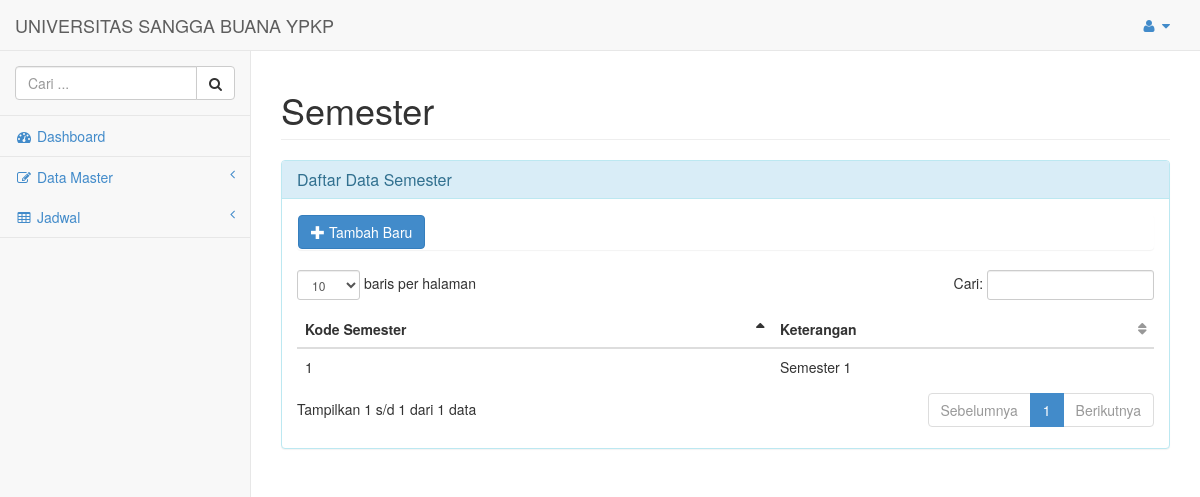
The page /pengaturan/semester on the database as committed earlier.
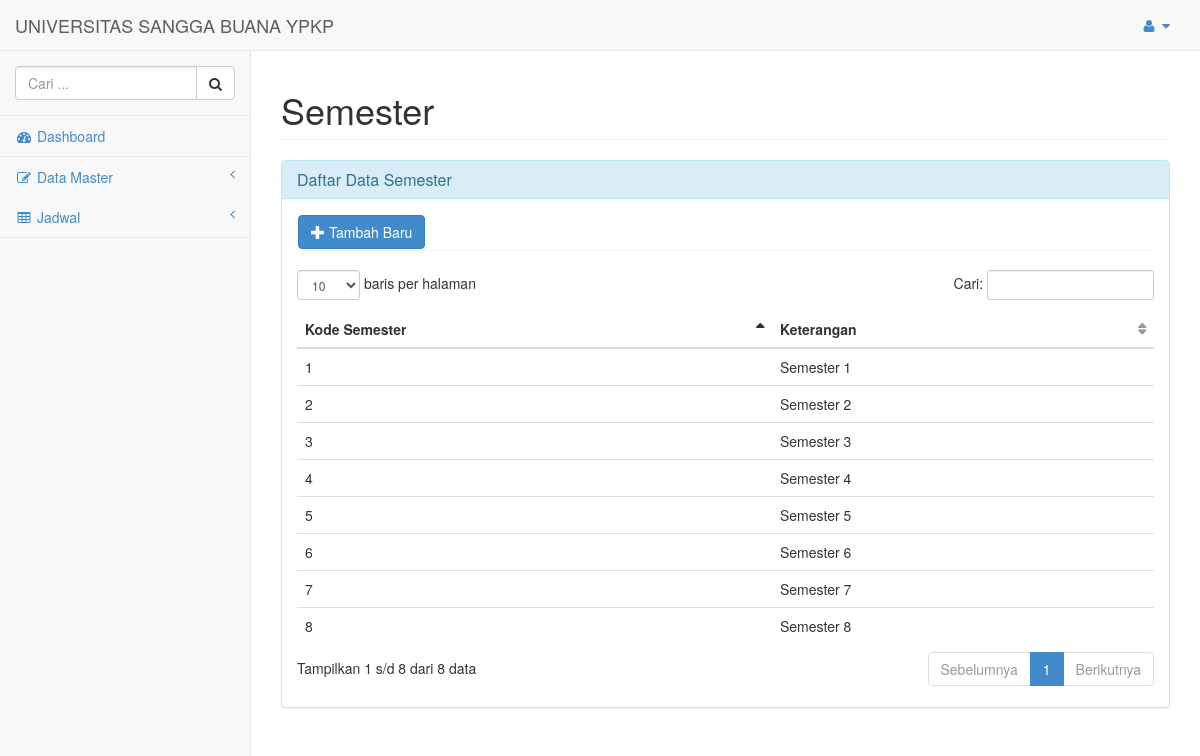
The same page on the database as committed later.
### tables this page shows
CREATE TABLE `usb_semester` (
  `kd_smstr` int(11) NOT NULL AUTO_INCREMENT,
  `keterangan` varchar(30) NOT NULL,
  PRIMARY KEY (`kd_smstr`)
);

### application/views/belakang/template.php (called while the page is built)
<?php
$this->load->view('belakang/header');
$this->load->view('belakang/sidebar');
$this->load->view('belakang/footer');

### application/controllers/pengaturan.php (called while the page is built, shortened)
<?php if ( ! defined('BASEPATH')) exit('No direct script access allowed');
class Pengaturan extends CI_Controller {
	public function semester()
	{
		$data['records']=$this->msemester->getAllSemester();
		$data['title']="Semester";
		$data['maincontent']="belakang/form/semester";
		$this->load->view('belakang/template', $data);
	}
}

### index.php (called while the page is built, shortened)
<?php
require_once BASEPATH.'core/CodeIgniter.php';

### application/models/msemester.php (called while the page is built, shortened)
<?php if ( ! defined('BASEPATH')) exit('No direct script access allowed');
class Msemester extends CI_Model {
	function getAllSemester()
	{
		$query=$this->db->get('usb_semester');
		if($query->num_rows()>0){
			foreach ($query->result() as $row) {
				$xxx[]=$row;
			}
			return $xxx;
		}
	}
}

### application/views/belakang/form/semester.php (the view, shortened to what this page needs)
<div class="row">
	<div class="col-lg-12">
		<div class="panel panel-info">
			<div class="panel-heading">
		    	<h3 class="panel-title">Daftar Data Semester</h3>
			</div>
		    <div class="panel-body">
		    	<div class="panel">
		    		<button id="btambah" type="button" class="btn btn-primary" data-toggle="modal" data-target="#formBaruSemester"><i class="glyphicon glyphicon-plus"></i> Tambah Baru</button>
		    	</div>
		    	<div class="table-responsive">
				    <table class="table table-hover display" id="tblSemester" cellspacing="0" width="100%">
				        <thead>
				            <tr>
				                <th>Kode Semester</th>
				                <th>Keterangan</th>
				            </tr>
				        </thead>
				        <tbody>
				        	<?php foreach ($records as $row): ?>
				            <tr>
				                <td><?php echo $row->kd_smstr; ?></td>
				                <td><?php echo $row->keterangan; ?></td>
				            </tr>
				            <?php endforeach; ?>
				        </tbody>
				    </table>
				</div>
		    </div>
		</div>
	</div>
</div>

### application/views/belakang/header.php (shortened to what this page needs)
<!DOCTYPE html>
<html>
<head>
    <link rel="stylesheet" href="<?php echo base_url().'assets/css/bootstrap.min.css'; ?>">
    <link rel="stylesheet" href="<?php echo base_url().'assets/font-awesome/css/font-awesome.css'; ?>">
    <link href="<?php echo base_url().'assets/css/plugins/dataTables/dataTables.bootstrap.css'?>" rel="stylesheet">
    <link rel="stylesheet" href="<?php echo base_url().'assets/css/sb-admin.css'; ?>">
    <link href="<?php echo base_url('assets/css/datepicker.css');?>" rel="stylesheet">
</head>
<body>
    <div id="wrapper">
        <nav class="navbar navbar-default navbar-fixed-top" role="navigation" style="margin-bottom: 0">
            <div class="navbar-header">
                <a class="navbar-brand" href="<?php echo base_url().'pengaturan'; ?>">UNIVERSITAS SANGGA BUANA YPKP</a>
            </div>
            <ul class="nav navbar-top-links navbar-right">
                <li class="dropdown">
                    <a class="dropdown-toggle" data-toggle="dropdown" href="#">
                        <i class="fa fa-user fa-fw"></i>  <i class="fa fa-caret-down"></i>
                    </a>
                </li>
            </ul>

### application/views/belakang/sidebar.php (shortened to what this page needs)
<div class="navbar-default navbar-static-side" role="navigation">
                <div class="sidebar-collapse">
                    <ul class="nav" id="side-menu">
                        <li class="sidebar-search">
                            <div class="input-group custom-search-form">
                                <input type="text" class="form-control" placeholder="Cari ...">
                                <span class="input-group-btn">
                                <button class="btn btn-default" type="button">
                                    <i class="fa fa-search"></i>
                                </button>
                            </span>
                            </div>
                        </li>
                        <li>
                            <a href="<?php echo base_url().'pengaturan';?>"><i class="fa fa-dashboard fa-fw"></i> Dashboard</a>
                        </li>
                        <li>
                            <a href="#"><i class="fa fa-edit fa-fw"></i> Data Master<span class="fa arrow"></span></a>
                            <a href="#"><i class="fa fa-table fa-fw"></i> Jadwal<span class="fa arrow"></span></a>
                        </li>
                    </ul>
                </div>
            </div>
        </nav>
        <div id="page-wrapper">
            <div class="row">
                <div class="col-lg-12">
                    <h1 class="page-header"><?php echo $title; ?></h1>
                </div>
            </div>
            <?php $this->load->view($maincontent); ?>

### application/views/belakang/footer.php (shortened to what this page needs)
        </div>
    </div>
</body>
</html>

### assets/css/sb-admin.css (style rules this page uses)
body { padding-top: 100px; background-color: #f8f8f8; }
@media (min-width:768px) { body { padding-top: 50px; } }
#wrapper { width: 100%; }
#page-wrapper { padding: 0 15px; min-height: 568px; background-color: #fff; }
@media (min-width:768px) { #page-wrapper { position: inherit; margin: 0 0 0 250px; padding: 0 30px; min-height: 1300px; border-left: 1px solid #e7e7e7; } }
.navbar-top-links li { display: inline-block; }
.navbar-top-links li:last-child { margin-right: 15px; }
.navbar-top-links li a { padding: 15px; min-height: 50px; }
.navbar-static-side ul li { border-bottom: 1px solid #e7e7e7; }
.sidebar-search { padding: 15px; }
.arrow { float: right; }
.fa.arrow:before { content: "\f104"; }
@media (min-width:768px) { .navbar-static-side { z-index: 1; position: absolute; width: 250px; margin-top: 51px; } }
table.dataTable thead .sorting, table.dataTable thead .sorting_asc, table.dataTable thead .sorting_desc, table.dataTable thead .sorting_asc_disabled, table.dataTable thead .sorting_desc_disabled { background: transparent; }
table.dataTable thead .sorting_asc:after { content: "\f0de"; float: right; font-family: fontawesome; }
table.dataTable thead .sorting:after { content: "\f0dc"; float: right; font-family: fontawesome; color: rgba(50,50,50,.5); }

Rows that differ between the two databases and show on the page:
added usb_semester: kd_smstr "2", keterangan "Semester 2"
added usb_semester: kd_smstr "3", keterangan "Semester 3"
added usb_semester: kd_smstr "4", keterangan "Semester 4"
added usb_semester: kd_smstr "5", keterangan "Semester 5"
added usb_semester: kd_smstr "6", keterangan "Semester 6"
added usb_semester: kd_smstr "7", keterangan "Semester 7"
added usb_semester: kd_smstr "8", keterangan "Semester 8"
Other text that changed with them:
text written by a page script: "baris per halaman Cari: Tampilkan 1 s/d 1 dari 1 data Sebelumnya 1 Berikutnya" → "baris per halaman Cari: Tampilkan 1 s/d 8 dari 8 data Sebelumnya 1 Berikutnya"
